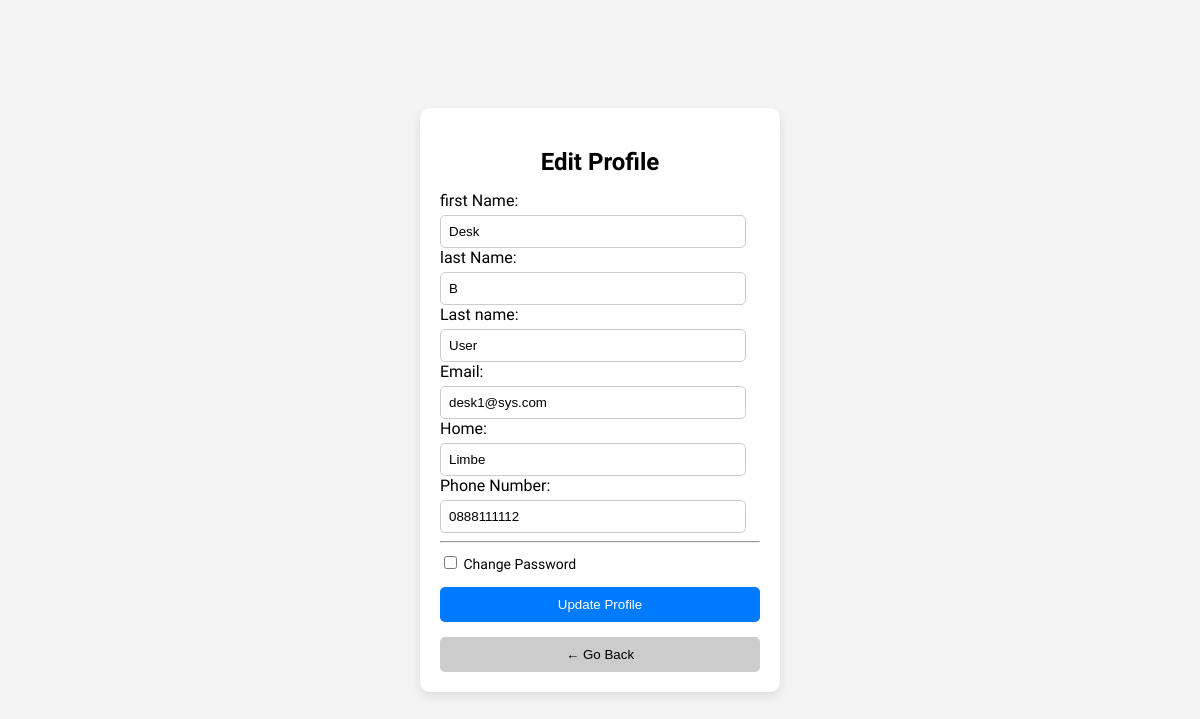
Screenshot of /edit_profile.php (signed in) with the database file from the repository.
### tables this page shows
CREATE TABLE `users` (
  `user_id` int(11) NOT NULL,
  `first_name` varchar(50) NOT NULL,
  `middle_name` varchar(50) DEFAULT NULL,
  `last_name` varchar(50) NOT NULL,
  `email` varchar(100) NOT NULL,
  `password` varchar(255) NOT NULL,
  `home` varchar(100) DEFAULT NULL,
  `phone_number` varchar(20) DEFAULT NULL,
  `role` enum('desk','manager') NOT NULL
);

### edit_profile.php (the view, shortened to what this page needs)
<?php
include 'connection.php';
$user_id = $_SESSION['user_id'];
$sql = "SELECT first_name, middle_name, last_name, email, home, phone_number
        FROM users
        WHERE user_id = '$user_id'";
$result = mysqli_query($conn, $sql);
$user = mysqli_fetch_assoc($result);
?>
<!DOCTYPE html>
<html>
<head>
    <link rel="stylesheet" href="css/edit_profile.css">
</head>
<body>
<div class="login-box">
    <h2>Edit Profile</h2>
    <form method="POST">
        first Name:<input type="text" name="first_name" value="<?= $user['first_name'] ?>" required>
        last Name: <input type="text" name="middle_name" value="<?= $user['middle_name'] ?>">
        Last name: <input type="text" name="last_name" value="<?= $user['last_name'] ?>" required>
        Email: <input type="email" name="email" value="<?= $user['email'] ?>" required>
        Home: <input type="text" name="home" value="<?= $user['home'] ?>">
        Phone Number: <input type="text" name="phone_number" value="<?= $user['phone_number'] ?>">
        <hr>
        <label>
            <input type="checkbox" id="changePassToggle"> Change Password
        </label>
        <button type="submit">Update Profile</button><br>
        <button type="button" onclick="history.back()" class="back-btn">← Go Back</button>
    </form>
</div>
</body>
</html>

### css/edit_profile.css (style rules this page uses)
body { font-family: "Quicksand", sans-serif; background: #f4f4f4; display: flex; justify-content: center; align-items: center; height: 100vh; margin: 0; }
.login-box { width: 320px; background: white; padding: 20px; border-radius: 10px; box-shadow: 0px 4px 12px rgba(0,0,0,0.1); }
h2 { text-align: center; margin-bottom: 15px; }
label { font-size: 14px; display: block; margin-top: 10px; }
input[type="text"], input[type="email"], input[type="password"] { width: 90%; padding: 8px; margin-top: 5px; border: 1px solid #ccc; border-radius: 5px; }
button { width: 100%; padding: 10px; margin-top: 15px; border: none; border-radius: 5px; cursor: pointer; }
button[type="submit"] { background: #007BFF; color: white; }
.back-btn { background: #ccc; }

### rows the page displays
users: first_name "Desk", middle_name "B", last_name "User", email "desk1@sys.com", home "Limbe", phone_number "0888111112"
